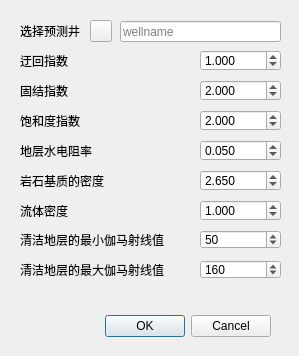
<?xml version="1.0" encoding="UTF-8"?>
<ui version="4.0">
 <class>Dialog</class>
 <widget class="QDialog" name="Dialog">
  <property name="geometry">
   <rect>
    <x>0</x>
    <y>0</y>
    <width>299</width>
    <height>356</height>
   </rect>
  </property>
  <property name="windowTitle">
   <string>Dialog</string>
  </property>
  <widget class="QDialogButtonBox" name="buttonBox">
   <property name="geometry">
    <rect>
     <x>60</x>
     <y>310</y>
     <width>211</width>
     <height>32</height>
    </rect>
   </property>
   <property name="orientation">
    <enum>Qt::Horizontal</enum>
   </property>
   <property name="standardButtons">
    <set>QDialogButtonBox::Cancel|QDialogButtonBox::Ok</set>
   </property>
  </widget>
  <widget class="QLabel" name="label_16">
   <property name="geometry">
    <rect>
     <x>20</x>
     <y>230</y>
     <width>161</width>
     <height>20</height>
    </rect>
   </property>
   <property name="text">
    <string>清洁地层的最小伽马射线值</string>
   </property>
  </widget>
  <widget class="QSpinBox" name="gr_min">
   <property name="geometry">
    <rect>
     <x>200</x>
     <y>230</y>
     <width>81</width>
     <height>19</height>
    </rect>
   </property>
   <property name="minimum">
    <number>0</number>
   </property>
   <property name="maximum">
    <number>1000</number>
   </property>
   <property name="value">
    <number>50</number>
   </property>
  </widget>
  <widget class="QLabel" name="label_17">
   <property name="geometry">
    <rect>
     <x>20</x>
     <y>260</y>
     <width>161</width>
     <height>20</height>
    </rect>
   </property>
   <property name="text">
    <string>清洁地层的最大伽马射线值</string>
   </property>
  </widget>
  <widget class="QSpinBox" name="gr_max">
   <property name="geometry">
    <rect>
     <x>200</x>
     <y>260</y>
     <width>81</width>
     <height>19</height>
    </rect>
   </property>
   <property name="minimum">
    <number>0</number>
   </property>
   <property name="maximum">
    <number>1000</number>
   </property>
   <property name="value">
    <number>160</number>
   </property>
  </widget>
  <widget class="QDoubleSpinBox" name="fluid_density">
   <property name="geometry">
    <rect>
     <x>200</x>
     <y>200</y>
     <width>81</width>
     <height>21</height>
    </rect>
   </property>
   <property name="decimals">
    <number>3</number>
   </property>
   <property name="maximum">
    <double>100.000000000000000</double>
   </property>
   <property name="value">
    <double>1.000000000000000</double>
   </property>
  </widget>
  <widget class="QLabel" name="label_50">
   <property name="geometry">
    <rect>
     <x>20</x>
     <y>200</y>
     <width>115</width>
     <height>21</height>
    </rect>
   </property>
   <property name="text">
    <string>流体密度</string>
   </property>
  </widget>
  <widget class="QDoubleSpinBox" name="matrix_density">
   <property name="geometry">
    <rect>
     <x>200</x>
     <y>170</y>
     <width>81</width>
     <height>21</height>
    </rect>
   </property>
   <property name="decimals">
    <number>3</number>
   </property>
   <property name="maximum">
    <double>100.000000000000000</double>
   </property>
   <property name="value">
    <double>2.650000000000000</double>
   </property>
  </widget>
  <widget class="QLabel" name="label_51">
   <property name="geometry">
    <rect>
     <x>20</x>
     <y>170</y>
     <width>115</width>
     <height>21</height>
    </rect>
   </property>
   <property name="text">
    <string>岩石基质的密度</string>
   </property>
  </widget>
  <widget class="QDoubleSpinBox" name="rw">
   <property name="geometry">
    <rect>
     <x>200</x>
     <y>140</y>
     <width>81</width>
     <height>21</height>
    </rect>
   </property>
   <property name="decimals">
    <number>3</number>
   </property>
   <property name="maximum">
    <double>100.000000000000000</double>
   </property>
   <property name="value">
    <double>0.050000000000000</double>
   </property>
  </widget>
  <widget class="QLabel" name="label_52">
   <property name="geometry">
    <rect>
     <x>20</x>
     <y>140</y>
     <width>115</width>
     <height>21</height>
    </rect>
   </property>
   <property name="text">
    <string>地层水电阻率</string>
   </property>
  </widget>
  <widget class="QLabel" name="label_53">
   <property name="geometry">
    <rect>
     <x>20</x>
     <y>110</y>
     <width>115</width>
     <height>21</height>
    </rect>
   </property>
   <property name="text">
    <string>饱和度指数</string>
   </property>
  </widget>
  <widget class="QDoubleSpinBox" name="m">
   <property name="geometry">
    <rect>
     <x>200</x>
     <y>80</y>
     <width>81</width>
     <height>21</height>
    </rect>
   </property>
   <property name="decimals">
    <number>3</number>
   </property>
   <property name="maximum">
    <double>100.000000000000000</double>
   </property>
   <property name="value">
    <double>2.000000000000000</double>
   </property>
  </widget>
  <widget class="QLabel" name="label_54">
   <property name="geometry">
    <rect>
     <x>20</x>
     <y>80</y>
     <width>115</width>
     <height>21</height>
    </rect>
   </property>
   <property name="text">
    <string>固结指数</string>
   </property>
  </widget>
  <widget class="QLabel" name="label_55">
   <property name="geometry">
    <rect>
     <x>20</x>
     <y>50</y>
     <width>115</width>
     <height>21</height>
    </rect>
   </property>
   <property name="text">
    <string>迂回指数</string>
   </property>
  </widget>
  <widget class="QDoubleSpinBox" name="a">
   <property name="geometry">
    <rect>
     <x>200</x>
     <y>50</y>
     <width>81</width>
     <height>21</height>
    </rect>
   </property>
   <property name="decimals">
    <number>3</number>
   </property>
   <property name="maximum">
    <double>100.000000000000000</double>
   </property>
   <property name="value">
    <double>1.000000000000000</double>
   </property>
  </widget>
  <widget class="QDoubleSpinBox" name="n">
   <property name="geometry">
    <rect>
     <x>200</x>
     <y>110</y>
     <width>81</width>
     <height>21</height>
    </rect>
   </property>
   <property name="decimals">
    <number>3</number>
   </property>
   <property name="maximum">
    <double>100.000000000000000</double>
   </property>
   <property name="value">
    <double>2.000000000000000</double>
   </property>
  </widget>
  <widget class="QLabel" name="label_38">
   <property name="geometry">
    <rect>
     <x>20</x>
     <y>21</y>
     <width>60</width>
     <height>19</height>
    </rect>
   </property>
   <property name="text">
    <string>选择预测井</string>
   </property>
  </widget>
  <widget class="QPushButton" name="btn_sel_well">
   <property name="geometry">
    <rect>
     <x>90</x>
     <y>20</y>
     <width>22</width>
     <height>22</height>
    </rect>
   </property>
   <property name="text">
    <string/>
   </property>
   <property name="icon">
    <iconset>
     <normaloff>../image/import_right.png</normaloff>../image/import_right.png</iconset>
   </property>
  </widget>
  <widget class="QLineEdit" name="lineEdit_sel_wellname">
   <property name="geometry">
    <rect>
     <x>120</x>
     <y>21</y>
     <width>161</width>
     <height>21</height>
    </rect>
   </property>
   <property name="text">
    <string/>
   </property>
   <property name="placeholderText">
    <string>wellname</string>
   </property>
  </widget>
 </widget>
 <resources/>
 <connections>
  <connection>
   <sender>buttonBox</sender>
   <signal>accepted()</signal>
   <receiver>Dialog</receiver>
   <slot>accept()</slot>
   <hints>
    <hint type="sourcelabel">
     <x>248</x>
     <y>254</y>
    </hint>
    <hint type="destinationlabel">
     <x>157</x>
     <y>274</y>
    </hint>
   </hints>
  </connection>
  <connection>
   <sender>buttonBox</sender>
   <signal>rejected()</signal>
   <receiver>Dialog</receiver>
   <slot>reject()</slot>
   <hints>
    <hint type="sourcelabel">
     <x>316</x>
     <y>260</y>
    </hint>
    <hint type="destinationlabel">
     <x>286</x>
     <y>274</y>
    </hint>
   </hints>
  </connection>
 </connections>
</ui>
